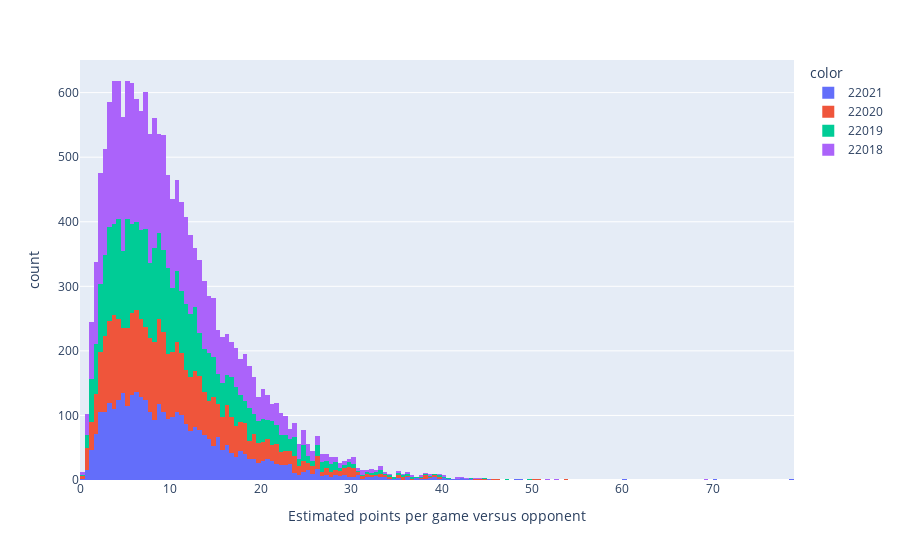
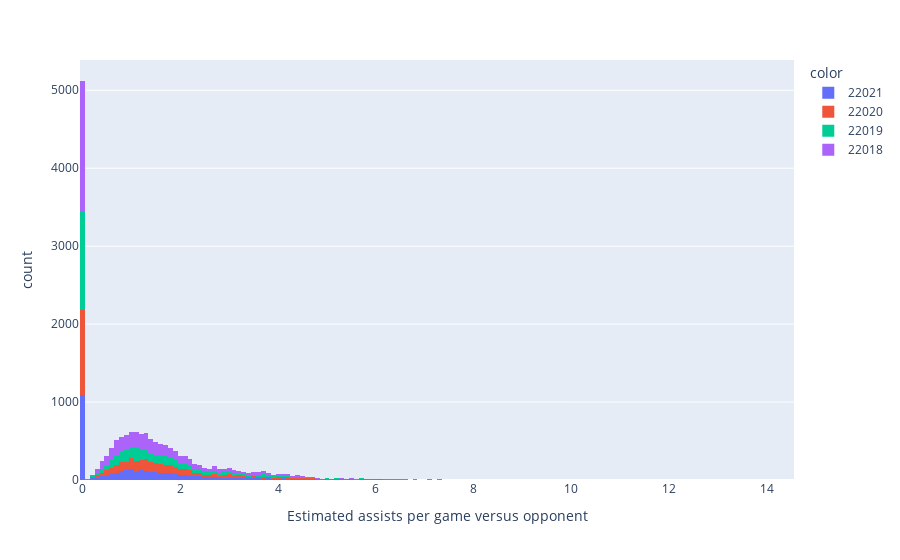

Notebook source saved alongside these figures, in order:
### Code cell
# Points per game estimated
fig = px.histogram(x=outputs['PLAYER_PPG'], color=outputs['SEASON_ID'], labels={
    'x': 'Estimated points per game versus opponent'
})

print('Mean: ' + str(outputs['PLAYER_PPG'].mean()))
print('Standard deviation: ' + str(outputs['PLAYER_PPG'].std()))

fig.show()

# Assists per game estimated
fig = px.histogram(x=outputs['PLAYER_3PG'], color=outputs['SEASON_ID'], labels={
    'x': 'Estimated assists per game versus opponent'
})

print('Mean: ' + str(outputs['PLAYER_3PG'].mean()))
print('Standard deviation: ' + str(outputs['PLAYER_3PG'].std()))

fig.show()

### Figure 1 — Plotly figure (JSON) as saved in the notebook; plotly's stock layout.template omitted (floating-point values rounded to 4 significant figures; data arrays with more than 128 entries replaced by an {"elided": "..."} marker saying what was removed)
{"data": [{"alignmentgroup": "True", "bingroup": "x", "hovertemplate": "color=22021<br>Estimated points per game versus opponent=%{x}<br>count=%{y}<extra></extra>", "legendgroup": "22021", "marker": {"color": "#636efa", "pattern": {"shape": ""}}, "name": "22021", "offsetgroup": "22021", "orientation": "v", "showlegend": true, "type": "histogram", "x": {"elided": "3604 float values"}, "xaxis": "x", "yaxis": "y"}, {"alignmentgroup": "True", "bingroup": "x", "hovertemplate": "color=22020<br>Estimated points per game versus opponent=%{x}<br>count=%{y}<extra></extra>", "legendgroup": "22020", "marker": {"color": "#EF553B", "pattern": {"shape": ""}}, "name": "22020", "offsetgroup": "22020", "orientation": "v", "showlegend": true, "type": "histogram", "x": {"elided": "3789 float values"}, "xaxis": "x", "yaxis": "y"}, {"alignmentgroup": "True", "bingroup": "x", "hovertemplate": "color=22019<br>Estimated points per game versus opponent=%{x}<br>count=%{y}<extra></extra>", "legendgroup": "22019", "marker": {"color": "#00cc96", "pattern": {"shape": ""}}, "name": "22019", "offsetgroup": "22019", "orientation": "v", "showlegend": true, "type": "histogram", "x": {"elided": "4122 float values"}, "xaxis": "x", "yaxis": "y"}, {"alignmentgroup": "True", "bingroup": "x", "hovertemplate": "color=22018<br>Estimated points per game versus opponent=%{x}<br>count=%{y}<extra></extra>", "legendgroup": "22018", "marker": {"color": "#ab63fa", "pattern": {"shape": ""}}, "name": "22018", "offsetgroup": "22018", "orientation": "v", "showlegend": true, "type": "histogram", "x": {"elided": "5570 float values"}, "xaxis": "x", "yaxis": "y"}], "layout": {"barmode": "relative", "legend": {"title": {"text": "color"}, "tracegroupgap": 0}, "margin": {"t": 60}, "xaxis": {"anchor": "y", "domain": [0, 1], "title": {"text": "Estimated points per game versus opponent"}}, "yaxis": {"anchor": "x", "domain": [0, 1], "title": {"text": "count"}}}}

### Figure 2 — Plotly figure (JSON) as saved in the notebook; plotly's stock layout.template omitted (floating-point values rounded to 4 significant figures; data arrays with more than 128 entries replaced by an {"elided": "..."} marker saying what was removed)
{"data": [{"alignmentgroup": "True", "bingroup": "x", "hovertemplate": "color=22021<br>Estimated assists per game versus opponent=%{x}<br>count=%{y}<extra></extra>", "legendgroup": "22021", "marker": {"color": "#636efa", "pattern": {"shape": ""}}, "name": "22021", "offsetgroup": "22021", "orientation": "v", "showlegend": true, "type": "histogram", "x": {"elided": "3604 float values"}, "xaxis": "x", "yaxis": "y"}, {"alignmentgroup": "True", "bingroup": "x", "hovertemplate": "color=22020<br>Estimated assists per game versus opponent=%{x}<br>count=%{y}<extra></extra>", "legendgroup": "22020", "marker": {"color": "#EF553B", "pattern": {"shape": ""}}, "name": "22020", "offsetgroup": "22020", "orientation": "v", "showlegend": true, "type": "histogram", "x": {"elided": "3789 float values"}, "xaxis": "x", "yaxis": "y"}, {"alignmentgroup": "True", "bingroup": "x", "hovertemplate": "color=22019<br>Estimated assists per game versus opponent=%{x}<br>count=%{y}<extra></extra>", "legendgroup": "22019", "marker": {"color": "#00cc96", "pattern": {"shape": ""}}, "name": "22019", "offsetgroup": "22019", "orientation": "v", "showlegend": true, "type": "histogram", "x": {"elided": "4122 float values"}, "xaxis": "x", "yaxis": "y"}, {"alignmentgroup": "True", "bingroup": "x", "hovertemplate": "color=22018<br>Estimated assists per game versus opponent=%{x}<br>count=%{y}<extra></extra>", "legendgroup": "22018", "marker": {"color": "#ab63fa", "pattern": {"shape": ""}}, "name": "22018", "offsetgroup": "22018", "orientation": "v", "showlegend": true, "type": "histogram", "x": {"elided": "5570 float values"}, "xaxis": "x", "yaxis": "y"}], "layout": {"barmode": "relative", "legend": {"title": {"text": "color"}, "tracegroupgap": 0}, "margin": {"t": 60}, "xaxis": {"anchor": "y", "domain": [0, 1], "title": {"text": "Estimated assists per game versus opponent"}}, "yaxis": {"anchor": "x", "domain": [0, 1], "title": {"text": "count"}}}}
